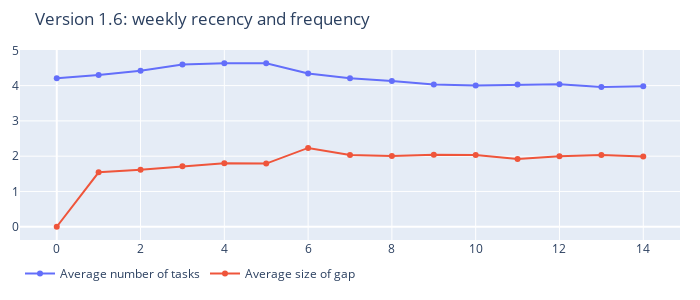

The cell this chart's notebook holds for it:
### Code cell
go.Figure(
    [
        go.Scatter(
            x = a.index,
            y = a['rolling_sum'],
            name = 'Average number of tasks',
        ),
        go.Scatter(
            x = a.index,
            y = a['days'],
            name = 'Average size of gap',
        )
    ],
    layout = go.Layout(
        width = 700,
        height = 300,
#         xaxis = {
#             'title': 'Days since registration'
#         },
        title = {
            'text': 'Version 1.6: weekly recency and frequency'
        },
        margin = {
            't': 50,
            'b': 50,
            'l': 20,
            'r': 20
        },
        legend_orientation = 'h'
    )
)

### Figure 1 — Plotly figure (JSON) as saved in the notebook; plotly's stock layout.template omitted (floating-point values rounded to 4 significant figures)
{"data": [{"name": "Average number of tasks", "type": "scatter", "x": [0, 1, 2, 3, 4, 5, 6, 7, 8, 9, 10, 11, 12, 13, 14], "y": [4.207, 4.303, 4.422, 4.597, 4.632, 4.634, 4.344, 4.209, 4.128, 4.034, 4, 4.03, 4.042, 3.959, 3.984]}, {"name": "Average size of gap", "type": "scatter", "x": [0, 1, 2, 3, 4, 5, 6, 7, 8, 9, 10, 11, 12, 13, 14], "y": [0, 1.542, 1.614, 1.716, 1.801, 1.79, 2.234, 2.036, 2.007, 2.038, 2.035, 1.92, 2, 2.034, 1.992]}], "layout": {"height": 300, "legend": {"orientation": "h"}, "margin": {"b": 50, "l": 20, "r": 20, "t": 50}, "title": {"text": "Version 1.6: weekly recency and frequency"}, "width": 700}}
